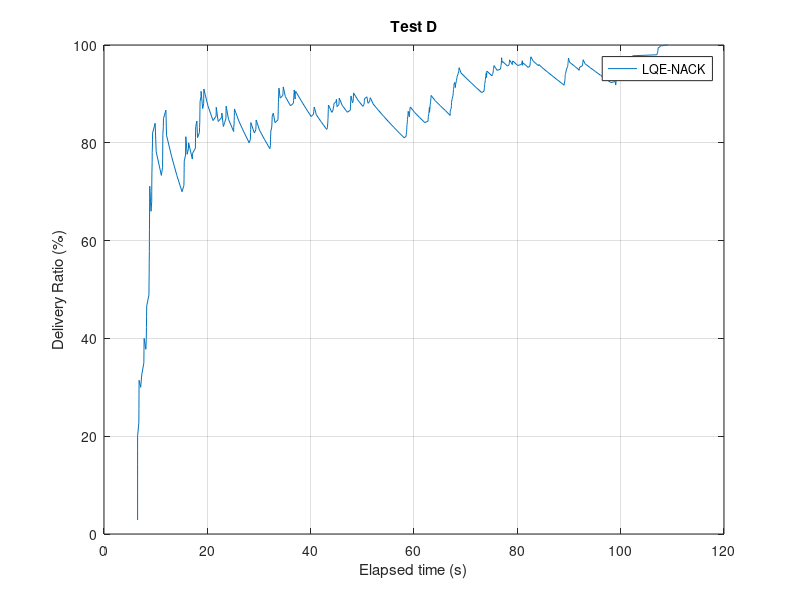
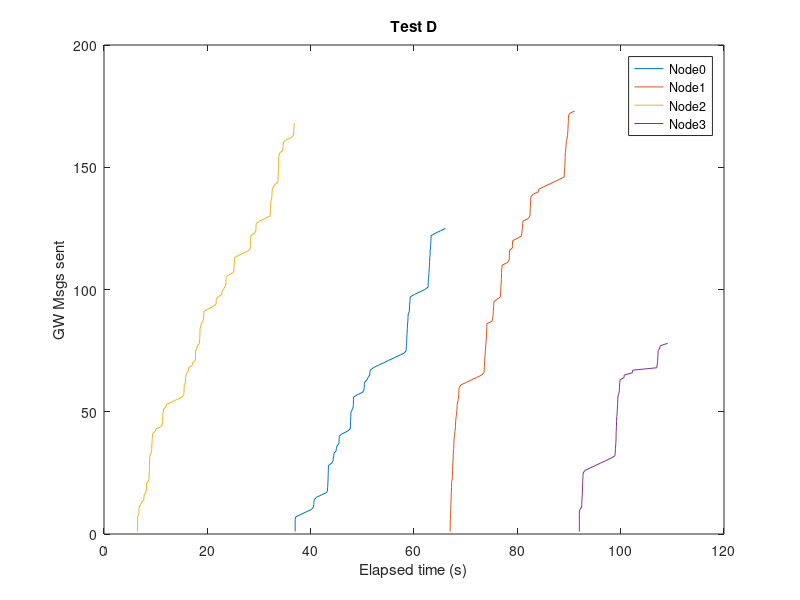
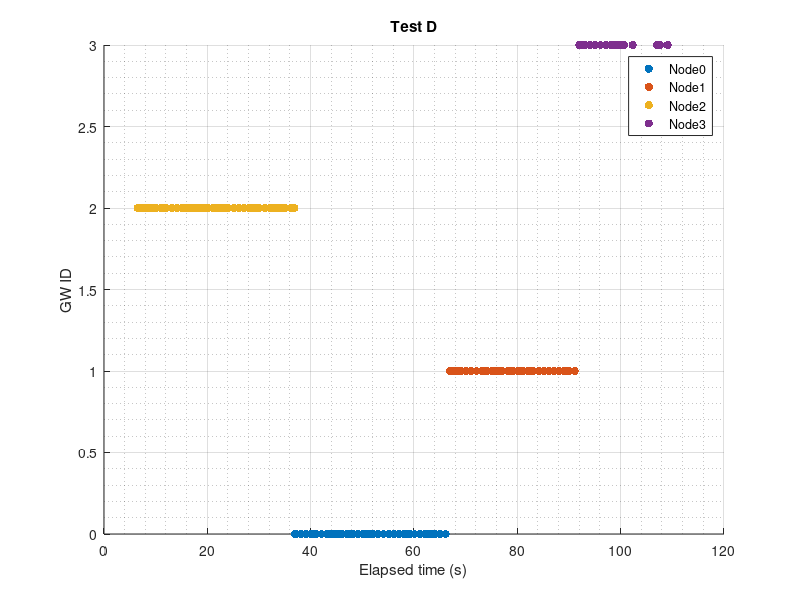

Write MATLAB code to recreate these figures, in order.
%% Calculate Redudant Overhead 
close all; clear;clc; 
Nnodes=5;   %N� nodes generating msgs every second
maxT_sen=100;    %Time when nodes stop generating msgs+1


%% 

% Node[0]
%n0_sentNACK=textread('GwTimeRec.txt','%s');
name_rec=textread('ReachedGwName.txt','%s');
%
time_recC = fopen('GwTimeRec.txt','r');    %Name of the file with the receveid times
formatSpec = '%f';
time_rec = fscanf(time_recC,formatSpec);
fclose(time_recC);
%
%
i=1;
j=1;
countNACK=0;
gg=0;
while i<length(name_rec)
    j=i;
    while j<length(name_rec)
        if (strcmp(name_rec(i),name_rec(j)) && i~=j && ~strcmp(name_rec(i),{''}))
            %name_rec(i);          
            countNACK=countNACK+1;
            %name_rec(j)={''};
            %display('if');
            
            time_rec(j)=[];
            name_rec(j)=[];
        %end 
        else
            j=j+1;
        end
        %display('while2');
    end
    i=i+1;
    %display('while1');
end
display('ok');
%
count=1:1:length(time_rec);
i=1;
j=1;
while i<length(time_rec)+1
    j=fix(time_rec(i))+1;
    if fix(time_rec(i))>=maxT_sen
        j=maxT_sen;
    end
    drGW(i)=count(i)/(Nnodes*j)*100;
    i=i+1;
end
display('End calc DR')
plot(time_rec,drGW)
xlabel('Elapsed time (s)');
ylabel('Delivery Ratio (%)');
title('Test D');
legend('LQE-NACK');
grid on;
%
hold off;
savefig('plotC_DR_GW')
display('Success:');
drGW(length(drGW))
display('Data Overhead:');
countNACK

%% 
%Verificar nº de gws
% % %
% Node[0]
%n0_sentNACK=textread('GwTimeRec.txt','%s');
name_recs=textread('ReachedGwSpcs.txt','%s');
%
name_recss=name_recs;
name_recsDoub=str2double(name_recs);
%
i=1;
j=1;
countREP=0;
gg=0;
%gw=1:1:Nnodes;
while i<length(name_recs)
    j=i;
    while j<length(name_recs)
        if (strcmp(name_recs(i),name_recs(j)) && i~=j && ~strcmp(name_recs(i),{''}))
            %name_rec(i);          
            countREP=countREP+1;    %counts how many times theres a repetition
            name_recs(j);
            %i
            %gw(name_recsDoub(i)+1)=gw(name_recsDoub(i)+1)+1
            name_recs(j)=[];
            name_recsDoub(j)=[];
           % gw(name_recs(i))=gw(name_recs(i))+1
        %end       
        else
            j=j+1;
        %display('while2');
        end
    end
    i=i+1;
    %display('while1');
end
display('Number of gws:');
length(name_recs)-1

%% Plot gw sending over time
figure
% %0
gw_rec0=textread('GwTimeRec00.txt','%s');
gw_re0=str2double(gw_rec0);
countgw_re0=1:1:length(gw_rec0);
plot(gw_re0, countgw_re0);
hold on;
%1
gw_rec1=textread('GwTimeRec01.txt','%s');
gw_re1=str2double(gw_rec1);
countgw_re1=1:1:length(gw_rec1);
plot(gw_re1, countgw_re1);
hold on;
% 2
gw_rec2=textread('GwTimeRec02.txt','%s');
gw_re2=str2double(gw_rec2);
countgw_re2=1:1:length(gw_rec2);
plot(gw_re2, countgw_re2);
hold on;
%3
gw_rec3=textread('GwTimeRec03.txt','%s');
gw_re3=str2double(gw_rec3);
countgw_re3=1:1:length(gw_rec3);
plot(gw_re3, countgw_re3);
hold on;
% %4
% gw_rec4=textread('GwTimeRec04.txt','%s');
% gw_re4=str2double(gw_rec4);
% countgw_re4=1:1:length(gw_rec4);
% plot(gw_re4, countgw_re4);
% hold on;
% %5
% gw_rec5=textread('GwTimeRec05.txt','%s');
% gw_re5=str2double(gw_rec5);
% countgw_re5=1:1:length(gw_rec5);
% plot(gw_re5, countgw_re5);
% hold on;
%6
% gw_rec6=textread('GwTimeRec06.txt','%s');
% gw_re6=str2double(gw_rec6);
% countgw_re6=1:1:length(gw_rec6);
% plot(gw_re6, countgw_re6);
% hold on;
% %7
% gw_rec7=textread('GwTimeRec07.txt','%s');
% gw_re7=str2double(gw_rec7);
% countgw_re7=1:1:length(gw_rec7);
% plot(gw_re7, countgw_re7);
% hold on;
% %8
% gw_rec8=textread('GwTimeRec08.txt','%s');
% gw_re8=str2double(gw_rec8);
% countgw_re8=1:1:length(gw_rec8);
% plot(gw_re8, countgw_re8);
% hold on;
% % %9
% gw_rec9=textread('GwTimeRec09.txt','%s');
% gw_re9=str2double(gw_rec9);
% countgw_re9=1:1:length(gw_rec9);
% plot(gw_re9, countgw_re9,'Linewidth',2);
% hold on;
% %10
% gw_rec10=textread('GwTimeRec10.txt','%s');
% gw_re10=str2double(gw_rec10);
% countgw_re10=1:1:length(gw_rec10);
% plot(gw_re10, countgw_re10,'Linewidth',2);
% hold on;
%end
xlabel('Elapsed time (s)');
ylabel('GW Msgs sent');
title('Test D');
% legend('Node0','Node2');
legend('Node0','Node1','Node2','Node3');
savefig('GwsNo')
%%
figure
%0
gw_rec0=textread('GwTimeRec00.txt','%s');
gw_re0=str2double(gw_rec0);
countgw_re0=zeros(length(gw_rec0),1);
scatter(gw_re0, countgw_re0, 'filled');
hold on;
%1
gw_rec1=textread('GwTimeRec01.txt','%s');
gw_re1=str2double(gw_rec1);
countgw_re1=1+zeros(length(gw_rec1),1);
scatter(gw_re1, countgw_re1, 'filled');
hold on;
%2
gw_rec2=textread('GwTimeRec02.txt','%s');
gw_re2=str2double(gw_rec2);
countgw_re2=2+zeros(length(gw_rec2),1);
scatter(gw_re2, countgw_re2, 'filled');
hold on;
%3
gw_rec3=textread('GwTimeRec03.txt','%s');
gw_re3=str2double(gw_rec3);
countgw_re3=3+zeros(length(gw_rec3),1);
scatter(gw_re3, countgw_re3, 'filled');
hold on;
% %4
% gw_rec4=textread('GwTimeRec04.txt','%s');
% gw_re4=str2double(gw_rec4);
% countgw_re4=4+zeros(length(gw_rec4),1);
% scatter(gw_re4, countgw_re4, 'filled');
% hold on;

xlabel('Elapsed time (s)');
ylabel('GW ID');
title('Test D');
% legend('Node0','Node2');
legend('Node0','Node1','Node2','Node3');
grid on
grid minor
savefig('GesTemp')

%
axis([0 110 -1 4])
set(gca,'ytick',[0  1 2 3])

%%
%sum of hops
gw_hop=textread('GwMsgHops.txt','%s');
gw_hops=str2double(gw_hop);

h=1;
sum=0;
while h<length(gw_hops)+1
    sum=sum+gw_hops(h);
    h=h+1;
end
display('Total hops:');
sum